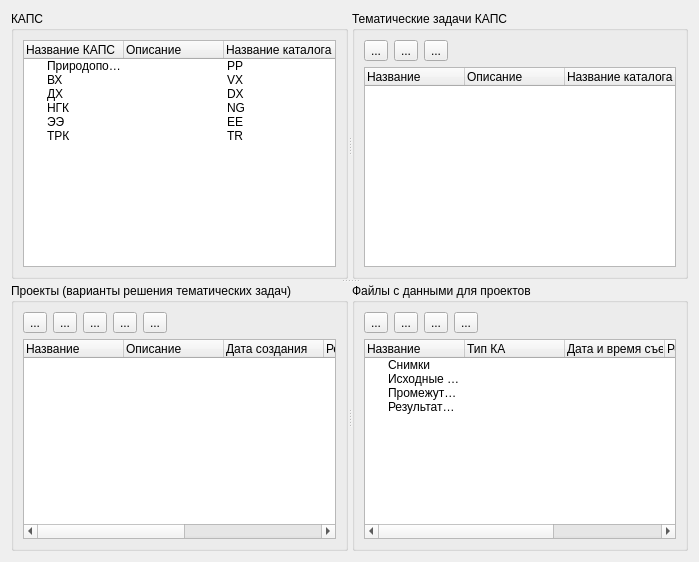
<?xml version="1.0" encoding="UTF-8"?>
<ui version="4.0">
 <class>kaps_manager_form</class>
 <widget class="QDialog" name="kaps_manager_form">
  <property name="geometry">
   <rect>
    <x>0</x>
    <y>0</y>
    <width>699</width>
    <height>562</height>
   </rect>
  </property>
  <property name="windowTitle">
   <string>База данных вариантов решения тематических задач КАПС</string>
  </property>
  <layout class="QGridLayout" name="gridLayout">
   <item row="0" column="0">
    <widget class="QSplitter" name="splitter_3">
     <property name="orientation">
      <enum>Qt::Vertical</enum>
     </property>
     <widget class="QSplitter" name="splitter">
      <property name="orientation">
       <enum>Qt::Horizontal</enum>
      </property>
      <widget class="QGroupBox" name="groupBox">
       <property name="title">
        <string>КАПС</string>
       </property>
       <layout class="QVBoxLayout" name="verticalLayout">
        <item>
         <widget class="QTreeWidget" name="tvKaps">
          <column>
           <property name="text">
            <string>Название КАПС</string>
           </property>
          </column>
          <column>
           <property name="text">
            <string>Описание</string>
           </property>
          </column>
          <column>
           <property name="text">
            <string>Название каталога</string>
           </property>
          </column>
          <item>
           <property name="text">
            <string>Природопользование</string>
           </property>
           <property name="text">
            <string/>
           </property>
           <property name="text">
            <string>PP</string>
           </property>
          </item>
          <item>
           <property name="text">
            <string>ВХ</string>
           </property>
           <property name="text">
            <string/>
           </property>
           <property name="text">
            <string>VX</string>
           </property>
          </item>
          <item>
           <property name="text">
            <string>ДХ</string>
           </property>
           <property name="text">
            <string/>
           </property>
           <property name="text">
            <string>DX</string>
           </property>
          </item>
          <item>
           <property name="text">
            <string>НГК</string>
           </property>
           <property name="text">
            <string/>
           </property>
           <property name="text">
            <string>NG</string>
           </property>
          </item>
          <item>
           <property name="text">
            <string>ЭЭ</string>
           </property>
           <property name="text">
            <string/>
           </property>
           <property name="text">
            <string>EE</string>
           </property>
          </item>
          <item>
           <property name="text">
            <string>ТРК</string>
           </property>
           <property name="text">
            <string/>
           </property>
           <property name="text">
            <string>TR</string>
           </property>
          </item>
         </widget>
        </item>
       </layout>
      </widget>
      <widget class="QGroupBox" name="groupBox_2">
       <property name="title">
        <string>Тематические задачи КАПС</string>
       </property>
       <layout class="QVBoxLayout" name="verticalLayout_2">
        <item>
         <layout class="QHBoxLayout" name="horizontalLayout_5">
          <item>
           <widget class="QToolButton" name="tbAddTask">
            <property name="toolTip">
             <string>Добавить новую тематическую задачу</string>
            </property>
            <property name="text">
             <string>...</string>
            </property>
            <property name="icon">
             <iconset resource="../../ddocs_ico/ddocs_icon_set.qrc">
              <normaloff>:/ddoc/add.png</normaloff>:/ddoc/add.png</iconset>
            </property>
           </widget>
          </item>
          <item>
           <widget class="QToolButton" name="tbEditTask">
            <property name="toolTip">
             <string>Редактировать параметры тематической задачи</string>
            </property>
            <property name="text">
             <string>...</string>
            </property>
            <property name="icon">
             <iconset resource="../../ddocs_ico/ddocs_icon_set.qrc">
              <normaloff>:/ddoc/edit.png</normaloff>:/ddoc/edit.png</iconset>
            </property>
           </widget>
          </item>
          <item>
           <widget class="QToolButton" name="tbDelTask">
            <property name="toolTip">
             <string>Удалить тематическую задачу</string>
            </property>
            <property name="text">
             <string>...</string>
            </property>
            <property name="icon">
             <iconset resource="../../ddocs_ico/ddocs_icon_set.qrc">
              <normaloff>:/ddoc/delete.png</normaloff>:/ddoc/delete.png</iconset>
            </property>
           </widget>
          </item>
          <item>
           <spacer name="horizontalSpacer_5">
            <property name="orientation">
             <enum>Qt::Horizontal</enum>
            </property>
            <property name="sizeHint" stdset="0">
             <size>
              <width>40</width>
              <height>20</height>
             </size>
            </property>
           </spacer>
          </item>
         </layout>
        </item>
        <item>
         <widget class="QTreeWidget" name="tvTasks">
          <column>
           <property name="text">
            <string>Название</string>
           </property>
          </column>
          <column>
           <property name="text">
            <string>Описание</string>
           </property>
          </column>
          <column>
           <property name="text">
            <string>Название каталога</string>
           </property>
          </column>
         </widget>
        </item>
       </layout>
      </widget>
     </widget>
     <widget class="QSplitter" name="splitter_2">
      <property name="orientation">
       <enum>Qt::Horizontal</enum>
      </property>
      <widget class="QGroupBox" name="groupBox_3">
       <property name="title">
        <string>Проекты (варианты решения тематических задач)</string>
       </property>
       <layout class="QVBoxLayout" name="verticalLayout_3">
        <item>
         <layout class="QHBoxLayout" name="horizontalLayout_3">
          <item>
           <widget class="QToolButton" name="tbAddTaskVar">
            <property name="toolTip">
             <string>Создать новый проект (вариант решения)</string>
            </property>
            <property name="text">
             <string>...</string>
            </property>
            <property name="icon">
             <iconset resource="../../ddocs_ico/ddocs_icon_set.qrc">
              <normaloff>:/ddoc/add.png</normaloff>:/ddoc/add.png</iconset>
            </property>
           </widget>
          </item>
          <item>
           <widget class="QToolButton" name="tbEditTaskVar">
            <property name="toolTip">
             <string>Изменить параметры проекта</string>
            </property>
            <property name="text">
             <string>...</string>
            </property>
            <property name="icon">
             <iconset resource="../../ddocs_ico/ddocs_icon_set.qrc">
              <normaloff>:/ddoc/edit.png</normaloff>:/ddoc/edit.png</iconset>
            </property>
           </widget>
          </item>
          <item>
           <widget class="QToolButton" name="tbDelTaskVar">
            <property name="toolTip">
             <string>Удалить проект</string>
            </property>
            <property name="text">
             <string>...</string>
            </property>
            <property name="icon">
             <iconset resource="../../ddocs_ico/ddocs_icon_set.qrc">
              <normaloff>:/ddoc/delete.png</normaloff>:/ddoc/delete.png</iconset>
            </property>
           </widget>
          </item>
          <item>
           <widget class="QToolButton" name="tbUploadAll">
            <property name="toolTip">
             <string>Загрузить все файлы проекта из локальной ФЗ в БД</string>
            </property>
            <property name="text">
             <string>...</string>
            </property>
            <property name="icon">
             <iconset resource="../../ddocs_ico/ddocs_icon_set.qrc">
              <normaloff>:/ddoc/add_copy.png</normaloff>:/ddoc/add_copy.png</iconset>
            </property>
           </widget>
          </item>
          <item>
           <widget class="QToolButton" name="tbDownloadAll">
            <property name="toolTip">
             <string>Выгрузить все файлы проекта из БД</string>
            </property>
            <property name="text">
             <string>...</string>
            </property>
            <property name="icon">
             <iconset resource="../../ddocs_ico/ddocs_icon_set.qrc">
              <normaloff>:/ddoc/reload.png</normaloff>:/ddoc/reload.png</iconset>
            </property>
           </widget>
          </item>
          <item>
           <spacer name="horizontalSpacer_3">
            <property name="orientation">
             <enum>Qt::Horizontal</enum>
            </property>
            <property name="sizeHint" stdset="0">
             <size>
              <width>40</width>
              <height>20</height>
             </size>
            </property>
           </spacer>
          </item>
         </layout>
        </item>
        <item>
         <widget class="QTreeWidget" name="tvTaskVars">
          <column>
           <property name="text">
            <string>Название</string>
           </property>
          </column>
          <column>
           <property name="text">
            <string>Описание</string>
           </property>
          </column>
          <column>
           <property name="text">
            <string>Дата создания</string>
           </property>
          </column>
          <column>
           <property name="text">
            <string>Регион</string>
           </property>
          </column>
          <column>
           <property name="text">
            <string>Автор</string>
           </property>
          </column>
          <column>
           <property name="text">
            <string>Название каталога</string>
           </property>
          </column>
         </widget>
        </item>
       </layout>
      </widget>
      <widget class="QGroupBox" name="groupBox_4">
       <property name="title">
        <string>Файлы с данными для проектов</string>
       </property>
       <layout class="QVBoxLayout" name="verticalLayout_4">
        <item>
         <layout class="QHBoxLayout" name="horizontalLayout_4">
          <item>
           <widget class="QToolButton" name="tbAddFile">
            <property name="toolTip">
             <string>Добавить новый файл в проект</string>
            </property>
            <property name="text">
             <string>...</string>
            </property>
            <property name="icon">
             <iconset resource="../../ddocs_ico/ddocs_icon_set.qrc">
              <normaloff>:/ddoc/add.png</normaloff>:/ddoc/add.png</iconset>
            </property>
           </widget>
          </item>
          <item>
           <widget class="QToolButton" name="tbEditFile">
            <property name="toolTip">
             <string>Редактировать метаданные файла</string>
            </property>
            <property name="text">
             <string>...</string>
            </property>
            <property name="icon">
             <iconset resource="../../ddocs_ico/ddocs_icon_set.qrc">
              <normaloff>:/ddoc/edit.png</normaloff>:/ddoc/edit.png</iconset>
            </property>
           </widget>
          </item>
          <item>
           <widget class="QToolButton" name="tbDelFile">
            <property name="toolTip">
             <string>Удалить файл из проекта</string>
            </property>
            <property name="text">
             <string>...</string>
            </property>
            <property name="icon">
             <iconset resource="../../ddocs_ico/ddocs_icon_set.qrc">
              <normaloff>:/ddoc/delete.png</normaloff>:/ddoc/delete.png</iconset>
            </property>
           </widget>
          </item>
          <item>
           <widget class="QToolButton" name="tbDownloadFile">
            <property name="toolTip">
             <string>Выгрузить файл проекта в локальную ФС</string>
            </property>
            <property name="text">
             <string>...</string>
            </property>
            <property name="icon">
             <iconset resource="../../ddocs_ico/ddocs_icon_set.qrc">
              <normaloff>:/ddoc/orientation_icon.png</normaloff>:/ddoc/orientation_icon.png</iconset>
            </property>
           </widget>
          </item>
          <item>
           <spacer name="horizontalSpacer_4">
            <property name="orientation">
             <enum>Qt::Horizontal</enum>
            </property>
            <property name="sizeHint" stdset="0">
             <size>
              <width>40</width>
              <height>20</height>
             </size>
            </property>
           </spacer>
          </item>
         </layout>
        </item>
        <item>
         <widget class="QTreeWidget" name="tvFiles">
          <column>
           <property name="text">
            <string>Название</string>
           </property>
          </column>
          <column>
           <property name="text">
            <string>Тип КА</string>
           </property>
          </column>
          <column>
           <property name="text">
            <string>Дата и время съемки</string>
           </property>
          </column>
          <column>
           <property name="text">
            <string>Регион</string>
           </property>
          </column>
          <column>
           <property name="text">
            <string>URL</string>
           </property>
          </column>
          <item>
           <property name="text">
            <string>Снимки</string>
           </property>
           <property name="text">
            <string/>
           </property>
           <property name="text">
            <string/>
           </property>
           <property name="text">
            <string/>
           </property>
           <property name="text">
            <string/>
           </property>
          </item>
          <item>
           <property name="text">
            <string>Исходные данные</string>
           </property>
           <property name="text">
            <string/>
           </property>
           <property name="text">
            <string/>
           </property>
           <property name="text">
            <string/>
           </property>
           <property name="text">
            <string/>
           </property>
          </item>
          <item>
           <property name="text">
            <string>Промежуточные результаты</string>
           </property>
           <property name="text">
            <string/>
           </property>
           <property name="text">
            <string/>
           </property>
           <property name="text">
            <string/>
           </property>
           <property name="text">
            <string/>
           </property>
          </item>
          <item>
           <property name="text">
            <string>Результаты решения задачи</string>
           </property>
           <property name="text">
            <string/>
           </property>
           <property name="text">
            <string/>
           </property>
           <property name="text">
            <string/>
           </property>
           <property name="text">
            <string/>
           </property>
          </item>
         </widget>
        </item>
       </layout>
      </widget>
     </widget>
    </widget>
   </item>
  </layout>
 </widget>
 <resources>
  <include location="../../ddocs_ico/ddocs_icon_set.qrc"/>
 </resources>
 <connections/>
</ui>
